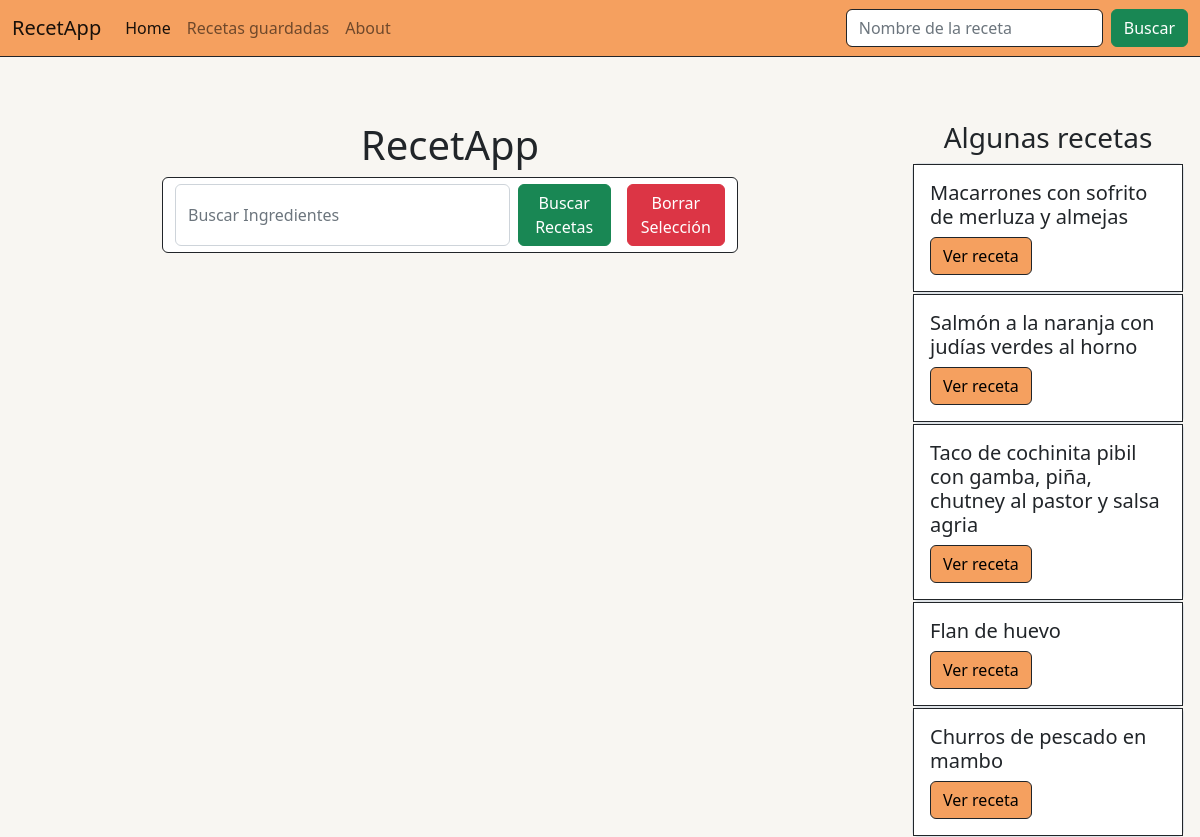
The page / on the database its author committed.
### app/models.py (models this page shows)
class Recipes(models.Model):
    id = models.AutoField(primary_key=True)
    name = models.CharField(max_length=255)
    steps = models.TextField()
    number_of_ingredients = models.IntegerField(null=True)
    class Meta:
        db_table = 'recipes'

### app/views.py (the view)
# urls.py: path("",views.index, name="index"),
def index(request):
    context = {
        "top": buscador.getRandom(5)
    }
    return render(request, 'buscador.html', context)

### app/buscador.py (called while the page is built)
    def getRandom(self,numero : int):
        return self._db.getRecetasRandom(numero)

### app/db.py (called while the page is built)
    def getRecetasRandom(self, number: int):
        try:
            items = list(Recipes.objects.all())
            random_items = random.sample(items,number)
            return random_items
        except:
            raise Error_DB("Error de base de datos: No hay conexión con la base de datos")

### app/templates/buscador.html (shortened to what this page needs)
{% extends 'base.html' %}
{% block content %}
    <div class="row mt-5">
        <div class="col-lg-2 col-none"></div>
            <div class="col-lg-8 col-12 justify-content-center">
                <h1 class="text-center">RecetApp</h1>
                <form class="form-control border border-dark" action="/resultados/" method="POST">
                    <div class="d-inline-flex w-100">
                        <input id="buscador-ingredientes" class="form-control me-2" type="search" placeholder="Buscar Ingredientes" aria-label="Search">
                        <button id="enviarIngredientes" class="btn btn-success" type="submit">Buscar Recetas</button>
                        <div id="eliminarSeleccion" class="btn btn-danger ms-3">Borrar Selección</div>
                    </div>
                </form>
        </div>
    </div>
{% endblock %}

### app/templates/base.html (shortened to what this page needs)
{%load static %}
<!DOCTYPE html>
<html class="background">
    <head>
        <link rel="stylesheet" href="{% static 'css/custom.css' %}">
        <link rel="stylesheet" href="https://cdn.jsdelivr.net/npm/bootstrap@5.2.3/dist/css/bootstrap.min.css">
    </head>
    <body class="">
        <nav class="navbar navbar-expand-lg navbar-light background-nav border-bottom border-dark">
            <div class="container-fluid">
              <a class="navbar-brand" href="/">RecetApp</a>
              <div class="collapse navbar-collapse in" id="navbarSupportedContent">
                <ul class="navbar-nav me-auto mb-2 mb-lg-0">
                  <li class="nav-item">
                    <a class="nav-link active" aria-current="page" href="#">Home</a>
                  </li>
                  <li class="nav-item">
                    <a class="nav-link " aria-current="page" href="/guardadas/">Recetas guardadas</a>
                  </li>
                  <li class="nav-item">
                    <a class="nav-link" href="#">About</a>
                  </li>
                </ul>
                <form class="d-flex" action="/resultados/" method="POST">
                  <input class="form-control me-2 border border-dark" type="search" placeholder="Nombre de la receta" aria-label="Search" name="search-recetas">
                  <button class="btn btn-success" type="submit">Buscar</button>
                </form>
              </div>
            </div>
          </nav>
        <main class="background">
            <div class="container-fluid pt-3">
                <div class="row justify-content-center">
                  <div class="col-lg-9 col-md-9 container-fluid">
                    {% block content %}
                    {% endblock %}
                  </div>
                  <div class="col-lg-3 col-md-9 mt-5 pe-lg-3 d-flex flex-column overflow-auto">
                    {% if top %}
                      <h3 class="w-100 text-center">Algunas recetas</h3>
                      {% for item in top %}
                        <div class="card border rounded w-100" style="width: 18rem;">
                          <a class="link-unstyled" href="#">
                            <div class="card-body border border-dark background-card">
                              <h5 class="card-title">{{item.name}}</h5>
                              <a href="/receta/{{item.id}}" class="btn button-bg border border-dark">Ver receta</a>
                            </div>
                          </a>
                        </div>
                      {% endfor %}
                    {% endif %}
                  </div>
                </div>
              </div>
        </main>
    </body>
</html>

### app/static/css/custom.css (style rules this page uses)
.link-unstyled, .link-unstyled:link, .link-unstyled:hover { color: inherit; text-decoration: inherit; }
.background { background: #f8f6f2; }
.background-card { background-color: #ffffff; }
.button-bg { background-color: #f5a05f !important; color: black !important; }
.background-nav { background-color: #f5a05f !important; }

### rows shown on the page
Recipes: name "Macarrones con sofrito de merluza y almejas"
Recipes: name "Salmón a la naranja con judías verdes al horno"
Recipes: name "Taco de cochinita pibil con gamba, piña, chutney al pastor y salsa agria"
Recipes: name "Flan de huevo"
Recipes: name "Churros de pescado en mambo"
